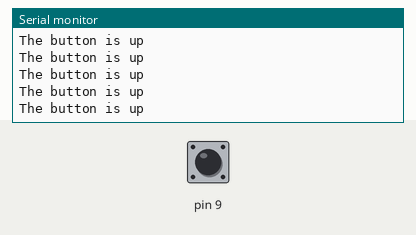
Bench run of a sketch on a simulated Arduino Uno, built with avr-gcc and run on an emulated ATmega328P. Shown: the last lines printed to the serial monitor. The test bench sets the inputs (shaded band); at power-on: pin 9 HIGH.

Above: at 1.2 s.
1.3 s: pin 9 driven LOW
At 2.3 s:
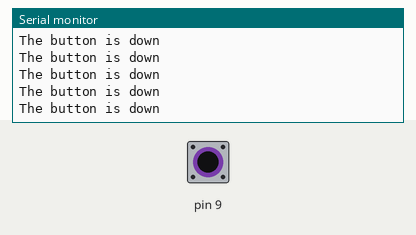
3.3 s: pin 9 pulsed HIGH 2 times (0.12 s each, 0.3 s apart)
6.9 s: pin 9 driven HIGH
At 7.8 s:
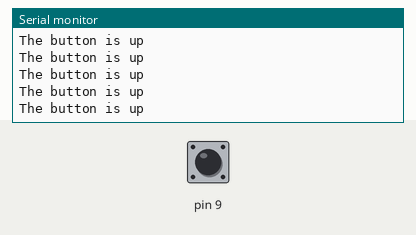
9.9 s: pin 9 driven LOW
At 11.0 s:
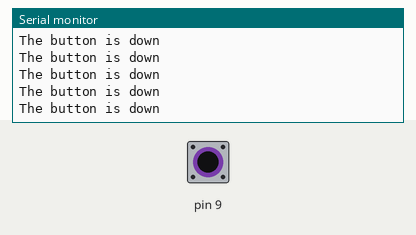
12.9 s: pin 9 driven HIGH
At 13.5 s:
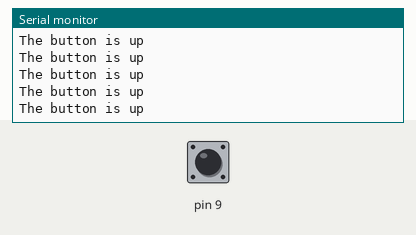
15.9 s: pin 9 driven LOW
At 16.5 s:
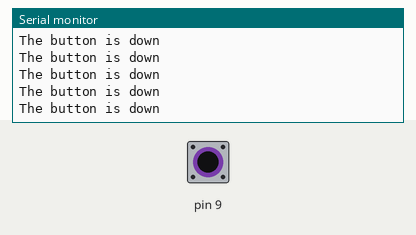

The sketch:

Pushbuttons_with_pullup_resistor.ino
```cpp
void setup() {
// initialize the digital pin 9 as an input.
pinMode(9, INPUT);
// initialize the serial port.
Serial.begin(9600);
}
void loop() {
int buttonStatus = digitalRead(9);
if (buttonStatus == LOW) //The button is down
{
Serial.println("The button is down");
}
else
{
  Serial.println("The button is up");
}
}
```

Measured:
- after the input at 1.3 s, the serial monitor: prints a new line after 0.09 s (image 1)
- after the input at 6.9 s, the serial monitor: prints a new line after 0.08 s (image 2)
